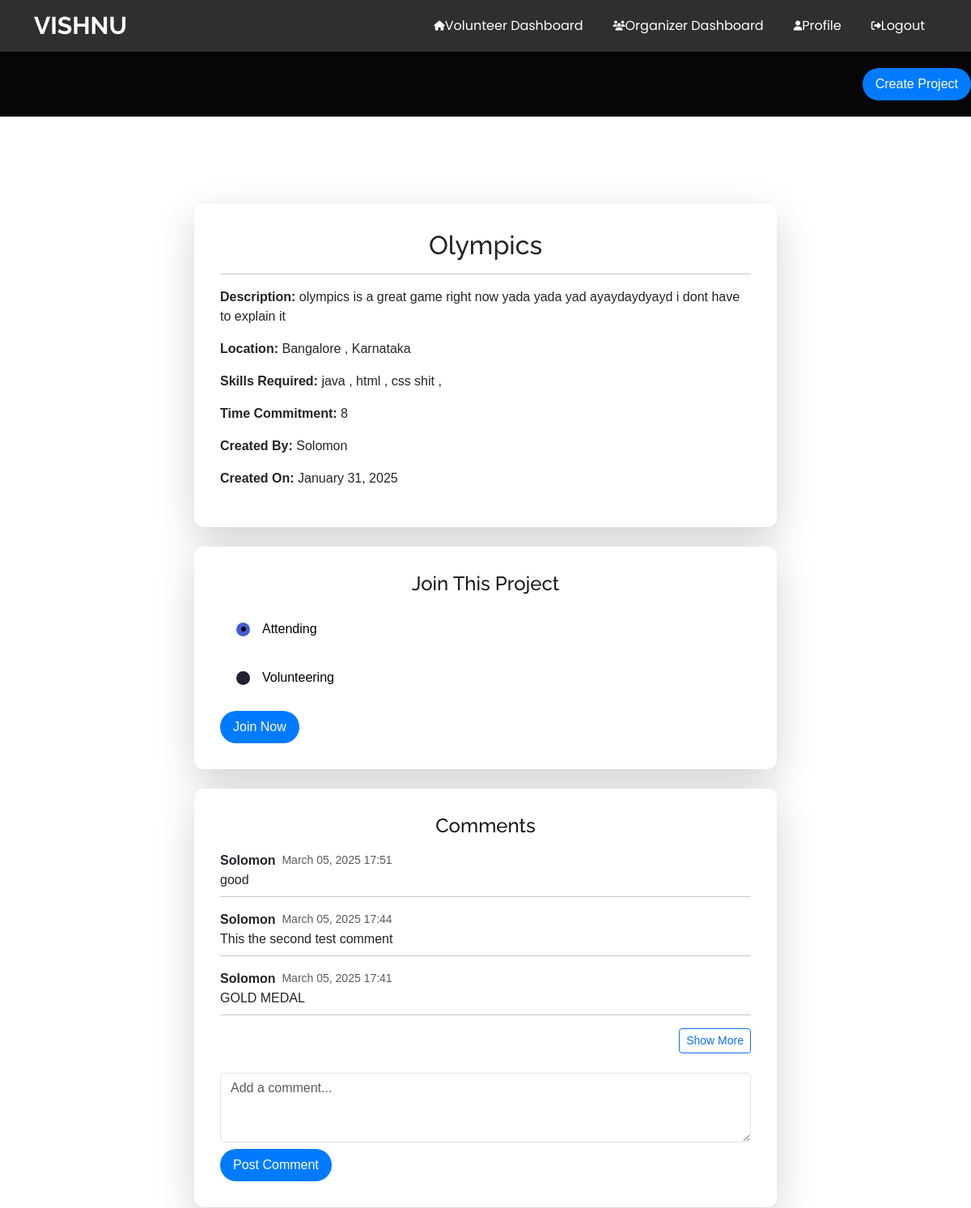
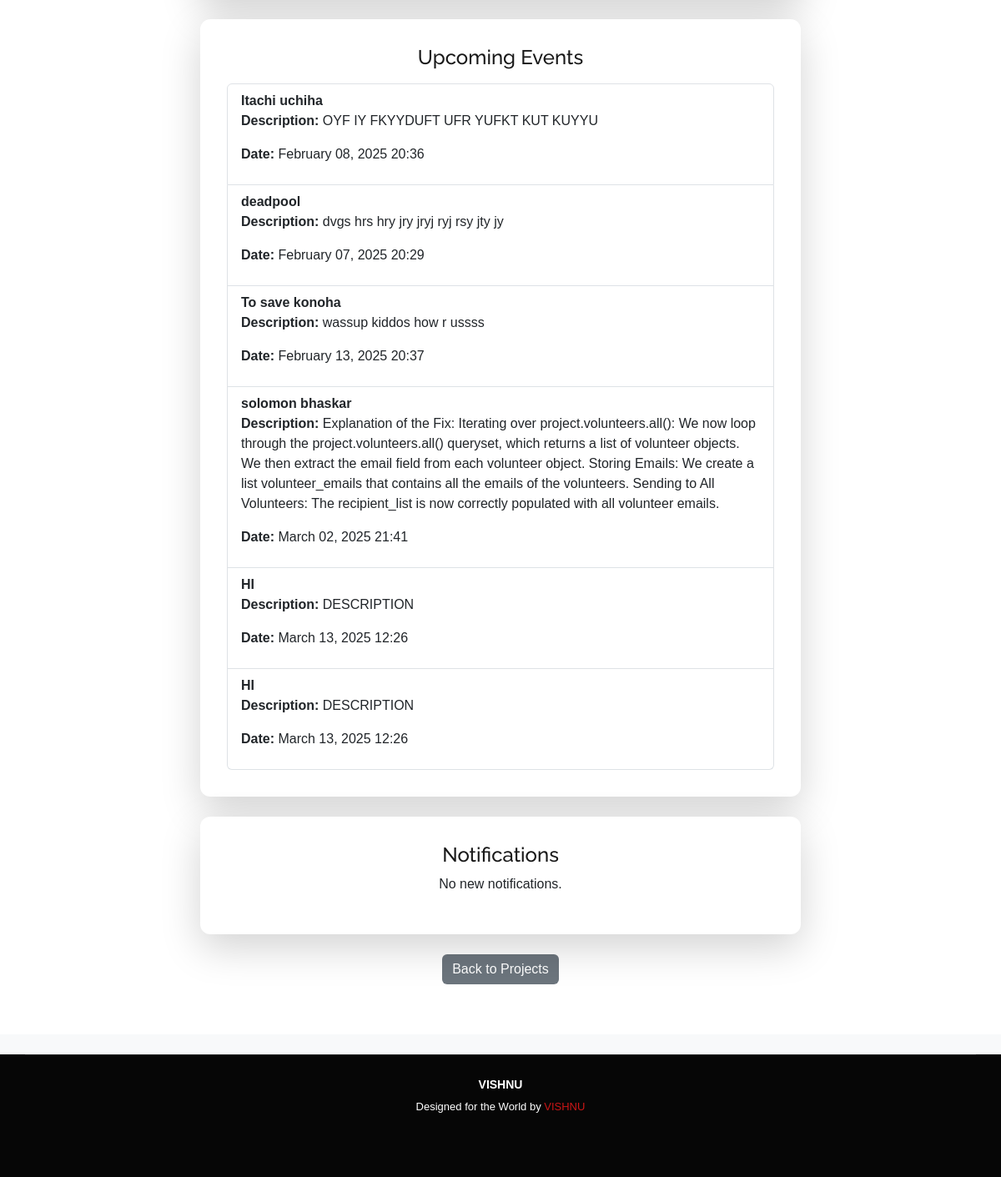
The page /projects/1/ (signed in) on the database its author committed (2 pictures, top to bottom).
### projects/models.py (models this page shows, shortened)
class Project(models.Model):
    title = models.CharField(max_length=200)
    description = models.TextField()
    location = models.CharField(max_length=200)
    skills_required = (
        models.TextField()
    )  # Changed from CharField to allow longer text if needed
    time_commitment = models.IntegerField()  # Changed from CharField to IntegerField
    created_by = models.ForeignKey(
        settings.AUTH_USER_MODEL,
        related_name="created_projects",
        on_delete=models.CASCADE,
    )
    created_at = models.DateTimeField(default=timezone.now)
    volunteers = models.ManyToManyField(
        settings.AUTH_USER_MODEL, related_name="volunteered_projects", blank=True
    )
    created_at = models.DateTimeField(default=timezone.now)
    is_approved = models.BooleanField(default=False)  # Admin must approve projects

class Comment(models.Model):
    project = models.ForeignKey(
        "Project", on_delete=models.CASCADE, related_name="comments"
    )
    user = models.ForeignKey(
        settings.AUTH_USER_MODEL, on_delete=models.CASCADE
    )  # Use AUTH_USER_MODEL
    content = models.TextField()
    created_at = models.DateTimeField(auto_now_add=True)

class Event(models.Model):
    name = models.CharField(max_length=255)
    description = models.TextField()
    date = models.DateTimeField()
    project = models.ForeignKey(
        "Project", on_delete=models.CASCADE, related_name="events"
    )  # Add related_name
    volunteers = models.ManyToManyField(
        settings.AUTH_USER_MODEL, blank=True, related_name="volunteered_events"
    )

### users/models.py (models this page shows, shortened)
class Volunteer(AbstractUser):
    dob = models.DateField(null=True, blank=True)
    location = models.CharField(max_length=255, blank=True, null=True)
    skills = models.TextField(blank=True, null=True)
    experience = models.IntegerField(default=0, blank=True, null=True)
    is_organizer = models.BooleanField(default=False)  # Admin-controlled
    request_organizer = models.BooleanField(default=False)  # Tracks requests
    is_approved = models.BooleanField(default=False)  # Admin must approve organizers

### projects/views.py (the view)
# urls.py: path('<int:project_id>/', project_detail_view, name='project_detail'),
@login_required(login_url='login')
def project_detail_view(request, project_id):
    project = get_object_or_404(Project, id=project_id)
    events = project.events.all()
    comments = project.comments.all().order_by('-created_at')  # Fetch all comments
    unread_notifications = request.user.notification_set.filter(read=False)
    if request.method == 'POST':
        print("Received POST request:", request.POST)  # Debugging
        form = CommentForm(request.POST)
        if form.is_valid():
            comment = form.save(commit=False)
            comment.project = project
            comment.user = request.user
            comment.save()
            print("Comment saved:", comment.content)  # Debugging
            return redirect('projects:project_detail', project_id=project.id)  # Redirect to the same page
        else:
            print("Form errors:", form.errors)  # Debugging
    else:
        form = CommentForm()
    context = {
        'project': project,
        'events': events,
        'comments': comments,
        'form': form,
        'unread_notifications': unread_notifications
    }
    return render(request, 'projects/project_detail.html', context)

### projects/forms.py
class CommentForm(forms.ModelForm):
    class Meta:
        model = Comment
        fields = ['content']  # Ensure this matches the field in the Comment model

### projects/templates/projects/project_detail.html (shortened to what this page needs)
{% extends 'base.html' %}
{% block content %}
<div class="container mt-5">
    <div class="row justify-content-center">
        <div class="col-lg-8">
            <div class="card shadow-lg border-0 rounded-lg p-3">
                <div class="card-body">
                    <h2 class="card-title text-center">{{ project.title }}</h2>
                    <hr>
                    <p><strong>Description:</strong> {{ project.description }}</p>
                    <p><strong>Location:</strong> {{ project.location }}</p>
                    <p><strong>Skills Required:</strong> {{ project.skills_required }}</p>
                    <p><strong>Time Commitment:</strong> {{ project.time_commitment }}</p>
                    <p><strong>Created By:</strong> {{ project.created_by.username }}</p>
                    <p><strong>Created On:</strong> {{ project.created_at|date:"F d, Y" }}</p>
                </div>
            </div>
            {% if user.is_authenticated %}
            <div class="card shadow-lg border-0 rounded-lg p-3 mt-4">
                <div class="card-body">
                    <h4 class="text-center">Join This Project</h4>
                    <form method="post" action="{% url 'projects:join_project' project.id %}">
                        <div class="radio-input mt-3">
                            <label class="label">
                                <input type="radio" id="attending" name="participation_type" value="attending"
                                    checked />
                                <p class="text">Attending</p>
                            </label>
                            <label class="label">
                                <input type="radio" id="volunteering" name="participation_type" value="volunteering" />
                                <p class="text">Volunteering</p>
                            </label>
                        </div>
                        <button type="submit" class="btn btn-primary btn-block mt-3">
                            Join Now
                        </button>
                    </form>
                </div>
            </div>
            {% else %}
            <p class="text-center mt-3">You need to be logged in to join the project.</p>
            {% endif %}
            <div class="card shadow-lg border-0 rounded-lg p-3 mt-4">
                <div class="card-body">
                    <h4 class="text-center">Comments</h4>
                    <div class="comments-list mt-3">
                        {% if comments %}
                        {% for comment in comments %}
                        <div class="comment mb-3 {% if forloop.counter > 3 %}d-none{% endif %}">
                            <div class="d-flex align-items-center">
                                <strong class="me-2">{{ comment.user.username }}</strong>
                                <small class="text-muted">{{ comment.created_at|date:"F d, Y H:i" }}</small>
                            </div>
                            <p class="mb-0">{{ comment.content }}</p>
                            {% if forloop.counter <= 3 or not forloop.last %} <hr class="comment-divider my-2">
                                {% endif %}
                        </div>
                        {% endfor %}
                        {% else %}
                        <p class="text-center">No comments yet. Be the first to comment!</p>
                        {% endif %}
                    </div>
                    {% if comments|length > 3 %}
                    <div class="text-end mt-3">
                        <button id="showMoreBtn" class="btn btn-outline-primary btn-sm">Show More</button>
                    </div>
                    {% endif %}
                    {% if user.is_authenticated %}
                    <form method="post" action="{% url 'projects:project_detail' project.id %}" id="commentForm"
                        class="mt-4">
                        <div class="form-group">
                            <textarea name="content" class="form-control" rows="3" placeholder="Add a comment..."
                                required></textarea>
                        </div>
                        <button type="submit" class="btn btn-primary mt-2">Post Comment</button>
                    </form>
                    {% else %}
                    <p class="text-center mt-3">You need to <a href="{% url 'login' %}">log in</a> to leave a comment.
                    </p>
                    {% endif %}
                </div>
            </div>
            <div class="card shadow-lg border-0 rounded-lg p-3 mt-4">
                <div class="card-body">
                    <h4 class="text-center">Upcoming Events</h4>
                    {% if project.events.exists %}
                    <ul class="list-group mt-3">
                        {% for event in project.events.all %}
                        <li class="list-group-item">
                            <strong>{{ event.name }}</strong><br>
                            <p><strong>Description:</strong> {{ event.description }}</p>
                            <p><strong>Date:</strong> {{ event.date|date:"F d, Y H:i" }}</p>
                        </li>
                        {% endfor %}
                    </ul>
                    {% else %}
                    <p class="text-center">No upcoming events for this project.</p>
                    {% endif %}
                </div>
            </div>
            {% if user.is_authenticated %}
            <div class="card shadow-lg border-0 rounded-lg p-3 mt-4">
                <div class="card-body">
                    <h4 class="text-center">Notifications</h4>
                    {% for notification in unread_notifications %}
                    <div class="alert alert-info">
                        <p>{{ notification.message }}</p>
                        <p><small>Posted on: {{ notification.created_at|date:"F d, Y H:i" }}</small></p>
                    </div>
                    {% empty %}
                    <p class="text-center">No new notifications.</p>
                    {% endfor %}
                </div>
            </div>
            {% endif %}
            <div class="text-center mt-4">
                <a href="{% url 'projects:project_list' %}" class="btn btn-secondary">
                    Back to Projects
                </a>
            </div>
        </div>
    </div>
</div>
{% endblock %}

### static/css/main.css (style rules this page uses)
:root { --default-font: "Open Sans", system-ui, -apple-system, "Segoe UI", Roboto, "Helvetica Neue", Arial, "Noto Sans", "Liberation Sans", sans-serif, "Apple Color Emoji", "Segoe UI Emoji", "Segoe UI Symbol", "Noto Color Emoji"; --heading-font: "Raleway", sans-serif; --nav-font: "Poppins", sans-serif; }
:root { --background-color: #ffffff; --default-color: #444444; --heading-color: #191919; --accent-color: #cc1616; --surface-color: #ffffff; --contrast-color: #ffffff; }
:root { --nav-color: #ffffff; --nav-hover-color: #cc1616; --nav-mobile-background-color: #ffffff; --nav-dropdown-background-color: #ffffff; --nav-dropdown-color: #212529; --nav-dropdown-hover-color: #cc1616; }
:root { scroll-behavior: smooth; }
body { color: var(--default-color); background-color: var(--background-color); font-family: var(--default-font); }
a { color: var(--accent-color); text-decoration: none; transition: 0.3s; }
h1, h2, h3, h4, h5, h6 { color: var(--heading-color); font-family: var(--heading-font); }

### projects/static/projects/css/styles.css (style rules this page uses)
body { font-family: 'Arial', sans-serif; background-color: #f8f9fa; color: #333; }
.btn-primary { background-color: #cc1616; border: none; border-radius: 50px; padding: 8px 16px; transition: background-color 0.3s ease; }
.container { position: relative; z-index: 1; overflow: visible; }
.btn-primary { background-color: #cc1616; border-color: #cc1616; }

### projects/templates/projects/project_detail.html (style rules this page uses)
.card { background: #fff; border-radius: 12px; box-shadow: 0px 4px 10px rgba(0, 0, 0, 0.1); }
.btn-primary { background-color: #007bff; border: none; transition: 0.3s; }
.btn-secondary { background-color: #6c757d; border: none; }
.radio-input { display: flex; flex-direction: column; gap: 10px; }
.radio-input * { box-sizing: border-box; padding: 0; margin: 0; }
.radio-input label { display: flex; align-items: center; gap: 15px; padding: 0px 20px; width: 220px; cursor: pointer; height: 50px; position: relative; }
.radio-input label::before { position: absolute; content: ""; top: 50%; left: 50%; transform: translate(-50%, -50%); width: 220px; height: 45px; z-index: -1; transition: all 0.3s cubic-bezier(0.68, -0.55, 0.265, 1.55); border-radius: 10px; border: 2px solid transparent; }
.radio-input .label:has(input:checked)::before { background-color: #2d3750; border-color: #435dd8; height: 50px; }
.radio-input .label .text { color: #000000; }
.radio-input .label input[type="radio"] { background-color: #202030; appearance: none; width: 17px; height: 17px; border-radius: 50%; display: flex; justify-content: center; align-items: center; }
.radio-input .label input[type="radio"]:checked { background-color: #435dd8; -webkit-animation: puls 0.7s forwards; animation: pulse 0.7s forwards; }
.radio-input .label input[type="radio"]:before { content: ""; width: 6px; height: 6px; border-radius: 50%; transition: all 0.1s cubic-bezier(0.165, 0.84, 0.44, 1); background-color: #000000; transform: scale(0); }
.radio-input .label input[type="radio"]:checked::before { transform: scale(1); }

### rows shown on the page
Project: title "Olympics", description "olympics is a great game right now yada yada yad ayaydaydyayd i dont have to explain it", location "Bangalore , Karnataka", skills_required "java , html , css shit ,", time_commitment "8", created_by.username "Solomon", created_at "January 31, 2025"
Comment: user.username "Solomon", created_at "March 05, 2025 17:51", content "good"
Comment: user.username "Solomon", created_at "March 05, 2025 17:44", content "This the second test comment"
Comment: user.username "Solomon", created_at "March 05, 2025 17:41", content "GOLD MEDAL"
Event: name "Itachi uchiha", description "OYF IY FKYYDUFT UFR YUFKT KUT KUYYU", date "February 08, 2025 20:36"
Event: name "deadpool", description "dvgs hrs hry jry jryj ryj rsy jty jy", date "February 07, 2025 20:29"
Event: name "To save konoha", description "wassup kiddos how r ussss", date "February 13, 2025 20:37"
Event: name "solomon bhaskar", description "Explanation of the Fix: Iterating over project.volunteers.all(): We now loop through the project.volunteers.all() queryset, which returns a list of volunteer objects. We then extract the email field from each volunteer object. Storing Emails: We create a list volunteer_emails that contains all the emails of the volunteers. Sending to All Volunteers: The recipient_list is now correctly populated with all volunteer emails.", date "March 02, 2025 21:41"
Event: name "HI", description "DESCRIPTION", date "March 13, 2025 12:26"
Event: name "HI", description "DESCRIPTION", date "March 13, 2025 12:26"
